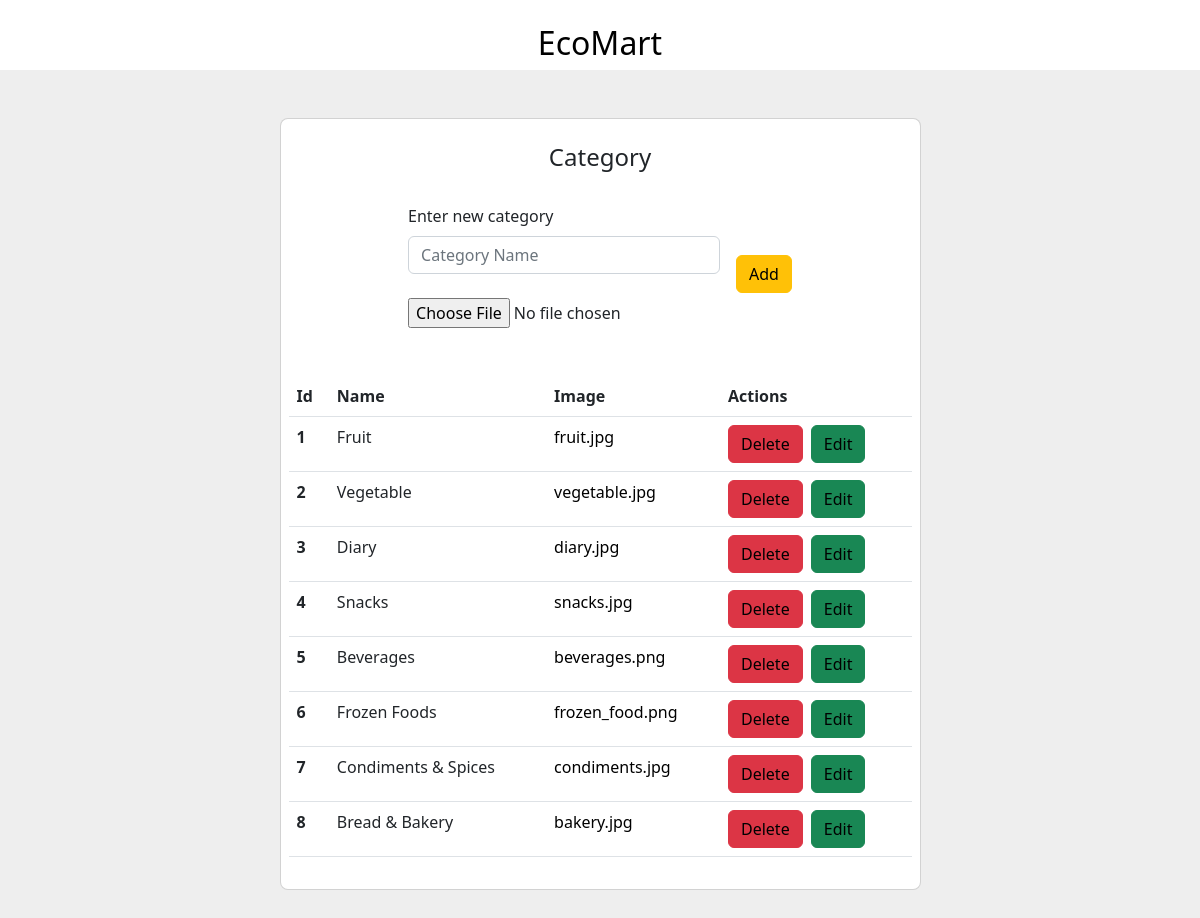
Page /admin/manage_category/ on the committed database.
### vault.py (models this page shows, shortened)
class Category(Base):
    __tablename__ = 'categories'
    id = Column(Integer, primary_key=True, autoincrement=True)
    name = Column('name',String)
    image = Column('image',String)
    date = Column('date',String)

### admin_routes.py (the view)
@app.route('/admin/manage_category/', methods=['POST', 'GET'])
def new_category():
    if request.method == 'POST':
        name = request.form['name']
        file = request.files['file']
        filename = None
        if file and allowed_file(file.filename):
            filename = secure_filename(file.filename)
            file.save(os.path.join(app.config['UPLOAD_FOLDER'], filename))
        if filename:
            image = '/static/' + filename
        agent.add(Category(name=name, image=image))
        agent.commit()
        return redirect('/admin/manage_category/')
    elif request.method == 'GET':
        return render_template('admin/manage_category.html', categories=agent.query(Category).all())

### templates/admin/manage_category.html (shortened to what this page needs)
<!DOCTYPE html>
<html lang="en">
  <head>
    <link
      href="https://cdn.jsdelivr.net/npm/bootstrap@5.2.0-beta1/dist/css/bootstrap.min.css"
      rel="stylesheet"
    />
    <link
      rel="stylesheet"
      type="text/css"
      href="{{ url_for('static',filename='styles/header.css') }}"
    />
  </head>
  <body>
    <br />
    <div class="main">
      <div class="navigation">
        <h2><a href="/">EcoMart</a></h2>
      </div>
    </div>
    <section class="vh-50" style="background-color: #eee">
      <div class="container py-5 h-100">
        <div class="row d-flex justify-content-center align-items-center h-100">
          <div class="col col-lg-9 col-xl-7">
            <div class="card rounded-3">
              <div class="card-body p-2">
                <h4 class="text-center my-3 pb-3">Category</h4>
                <form
                  class="row row-cols-lg-auto g-3 justify-content-center align-items-center mb-4 pb-2"
                  method="POST"
                  enctype="multipart/form-data"
                >
                  <div class="col-12">
                    <div class="form-outline">
                      <label class="form-label" for="form1"
                        >Enter new category</label
                      >
                      <input
                        type="text"
                        id="form1"
                        class="form-control"
                        name="name"
                        placeholder="Category Name"
                      />
                      <br />
                      <dl>
                        <p>
                          <input type="file" name="file" autocomplete="off" />
                        </p>
                      </dl>
                    </div>
                  </div>
                  <div class="col-10">
                    <button type="submit" class="btn btn-warning">Add</button>
                  </div>
                </form>
                <table class="table mb-4">
                  <thead>
                    <tr>
                      <th scope="col">Id</th>
                      <th scope="col">Name</th>
                      <th scope="col">Image</th>
                      <th scope="col">Actions</th>
                    </tr>
                  </thead>
                  <tbody>
                    {% for category in categories %}
                    <tr>
                      <th scope="row">{{category.id}}</th>
                      <td>{{category.name}}</td>
                      <td>
                        <a
                          href="http://127.0.0.1:5000/static/assets/categories/{{category.image}}"
                          target="blank"
                          >{{category.image}}</a
                        >
                      </td>
                      <td>
                        <button type="submit" class="btn btn-danger">
                          <a
                            href="/admin/manage_category/delete/{{category.id}}"
                            style="background-color: #dc3545"
                            >Delete</a
                          >
                        </button>
                        <button type="submit" class="btn btn-success ms-1">
                          <a
                            href="/admin/manage_category/edit/{{category.id}}"
                            style="background-color: #198754"
                            >Edit</a
                          >
                        </button>
                      </td>
                    </tr>
                    {% endfor %}
                  </tbody>
                </table>
              </div>
            </div>
          </div>
        </div>
      </div>
    </section>
  </body>
</html>

### static/styles/header.css (style rules this page uses)
a { text-decoration: none; color: black; text-align: center; }
h2 { text-align: center; }

### rows in the picture
Category: id "1", name "Fruit", image "fruit.jpg"
Category: id "2", name "Vegetable", image "vegetable.jpg"
Category: id "3", name "Diary", image "diary.jpg"
Category: id "4", name "Snacks", image "snacks.jpg"
Category: id "5", name "Beverages", image "beverages.png"
Category: id "6", name "Frozen Foods", image "frozen_food.png"
Category: id "7", name "Condiments & Spices", image "condiments.jpg"
Category: id "8", name "Bread & Bakery", image "bakery.jpg"
